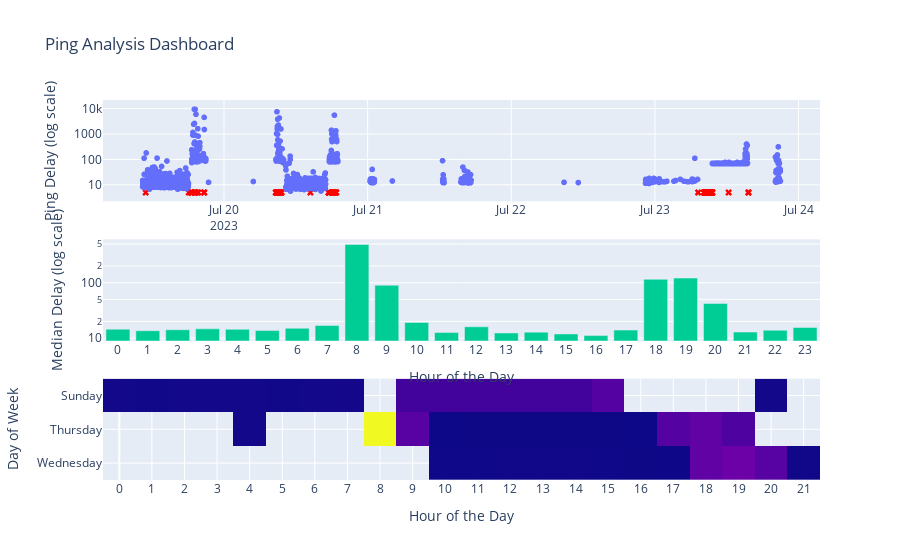

Write notebook code for a chart like this one.
### Code cell
# Create bar plot for median delay per hour
bar_trace = go.Bar(x=median_delay_per_hour.index, y=median_delay_per_hour.values)

# Create heatmap plot for median delay per day of the week and hour of the day
heatmap_trace = go.Heatmap(
    x=median_delay_per_day_hour.columns,
    y=median_delay_per_day_hour.index,  # Exclude Friday and Saturday
    z=median_delay_per_day_hour.values,
    colorscale="Viridis",
    coloraxis='coloraxis'
)

# Create subplots with two rows and one column
fig = make_subplots(rows=3, cols=1, shared_xaxes=False, vertical_spacing=0.1)

# Add scatter plot and bar plot to the subplots
fig.add_trace(trace_good.data[0], row=1, col=1)
fig.add_trace(trace_bad.data[0], row=1, col=1)
fig.add_trace(bar_trace, row=2, col=1)
fig.add_trace(heatmap_trace, row=3, col=1)

# Update layout and axis settings
fig.update_layout(height=900, title_text="Ping Analysis Dashboard")
fig.update_layout(yaxis_type="log", yaxis2_type="log")
fig.update_yaxes(title_text="Ping Delay (log scale)", row=1, col=1)
fig.update_yaxes(title_text="Median Delay (log scale)", row=2, col=1)
fig.update_xaxes(title_text="Time", row=2, col=1)
fig.update_xaxes(title_text="Hour of the Day", row=2, col=1, dtick=1, tickformat="%H")
fig.update_yaxes(title_text="Day of Week", row=3, col=1, dtick=1, tick0=1)
fig.update_xaxes(title_text="Hour of the Day", row=3, col=1, dtick=1, tickformat="%H")
fig.update_traces(showlegend=False)
fig.update_coloraxes(showscale=False)

### Figure 1 — Plotly figure (JSON) as saved in the notebook; plotly's stock layout.template omitted (floating-point values rounded to 4 significant figures; data arrays with more than 128 entries replaced by an {"elided": "..."} marker saying what was removed)
{"data": [{"hovertemplate": "time=%{x}<br>delay=%{y}<extra></extra>", "legendgroup": "", "marker": {"color": "#636efa", "symbol": "circle"}, "mode": "markers", "name": "", "showlegend": false, "type": "scattergl", "x": {"elided": "1774 str values"}, "xaxis": "x", "y": {"elided": "1774 float values"}, "yaxis": "y"}, {"hovertemplate": "time=%{x}<br>5=%{y}<extra></extra>", "legendgroup": "", "marker": {"color": "red", "symbol": "x"}, "mode": "markers", "name": "", "orientation": "v", "showlegend": false, "type": "scatter", "x": {"elided": "138 str values"}, "xaxis": "x", "y": {"elided": "138 int values"}, "yaxis": "y"}, {"showlegend": false, "type": "bar", "x": [0, 1, 2, 3, 4, 5, 6, 7, 8, 9, 10, 11, 12, 13, 14, 15, 16, 17, 18, 19, 20, 21, 22, 23], "xaxis": "x2", "y": [14.47, 13.59, 14.13, 14.67, 14.4, 13.66, 15.03, 16.82, 491.4, 89.87, 19.09, 12.57, 16.0, 12.37, 12.8, 11.87, 11.09, 13.93, 115.2, 121.3, 42.29, 12.83, 13.87, 15.51], "yaxis": "y2"}, {"coloraxis": "coloraxis", "colorscale": [[0, "#440154"], [0.1111, "#482878"], [0.2222, "#3e4989"], [0.3333, "#31688e"], [0.4444, "#26828e"], [0.5556, "#1f9e89"], [0.6667, "#35b779"], [0.7778, "#6ece58"], [0.8889, "#b5de2b"], [1, "#fde725"]], "showlegend": false, "type": "heatmap", "x": [0, 1, 2, 3, 4, 5, 6, 7, 8, 9, 10, 11, 12, 13, 14, 15, 16, 17, 18, 19, 20, 21], "xaxis": "x3", "y": ["Wednesday", "Thursday", "Sunday"], "yaxis": "y3", "z": [[null, null, null, null, null, null, null, null, null, null, 10.36, 10.54, 13.61, 11.48, 11.72, 10.54, 9.627, 10.15, 115.4, 132.7, 100.9, 12.83], [null, null, null, null, 13.84, null, null, null, 611.4, 103.4, 8.45, 9.524, 9.36, 9.497, 9.226, 9.66, 8.396, 97.63, 115.0, 87.39, null, null], [14.54, 13.43, 14.13, 14.67, 15.56, 13.66, 15.03, 16.82, null, 71.1, 71.01, 70.87, 71.02, 70.84, 71.2, 97.27, null, null, null, null, 15.77, null]]}], "layout": {"autosize": true, "coloraxis": {"showscale": false}, "title": {"text": "Ping Analysis Dashboard"}, "xaxis": {"anchor": "y", "autorange": true, "domain": [0, 1], "range": ["2023-07-19 03:31:49.942", "2023-07-24 03:50:11.0581"], "type": "date"}, "xaxis2": {"anchor": "y2", "autorange": true, "domain": [0, 1], "dtick": 1, "range": [-0.5, 23.5], "tickformat": "%H", "title": {"text": "Hour of the Day"}, "type": "linear"}, "xaxis3": {"anchor": "y3", "autorange": true, "domain": [0, 1], "dtick": 1, "range": [-0.5, 21.5], "tickformat": "%H", "title": {"text": "Hour of the Day"}, "type": "linear"}, "yaxis": {"anchor": "x", "autorange": true, "domain": [0.7333, 1], "range": [0.433, 4.258], "title": {"text": "Ping Delay (log scale)"}, "type": "log"}, "yaxis2": {"anchor": "x2", "autorange": true, "domain": [0.3667, 0.6333], "range": [0.9533, 2.783], "title": {"text": "Median Delay (log scale)"}, "type": "log"}, "yaxis3": {"anchor": "x3", "autorange": true, "domain": [0, 0.2667], "dtick": 1, "range": [-0.5, 2.5], "tick0": 1, "title": {"text": "Day of Week"}, "type": "category"}}}
